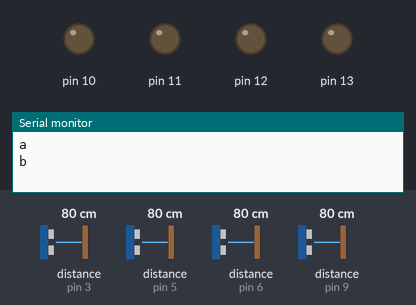
This sketch was run on a simulated Arduino Uno, built with avr-gcc and run on an emulated ATmega328P. On the bench: output pins drawn as LEDs (lit = HIGH), the last lines printed to the serial monitor. Wiring (inferred from the names in the program): 4 × ultrasonic range finder: trigger pin 2, echo pin 6 / trigger pin 4, echo pin 5 / trigger pin 7, echo pin 3 / trigger pin 8, echo pin 9. The test bench sets the inputs (shaded band); at power-on: distance to the obstacle (sensors on pin 3, pin 5, pin 6, pin 9) 80 cm. The echo pulse lasts 58.3 µs per cm; pins used as bus, display or sensor lines are not drawn.

Above: at 0.1 s.
At 1.3 s:
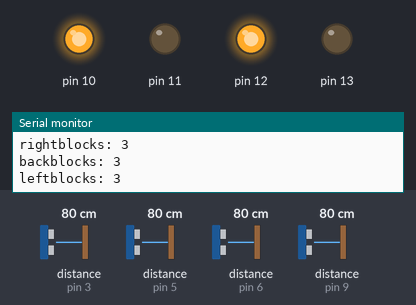
1.4 s: distance to the obstacle (sensor on pin 3) set to 2 cm
4.4 s: distance to the obstacle (sensor on pin 5) set to 9 cm
7.4 s: distance to the obstacle (sensor on pin 6) set to 250 cm
10.4 s: distance to the obstacle (sensor on pin 9) set to 2 cm
13.4 s: distance to the obstacle (sensor on pin 3) set to 18 cm
Timing chart, 0 to 16.4 s (numbered marks = the images above; inputs shaded):
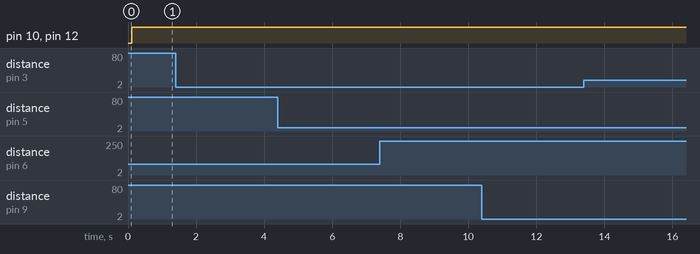

The sketch:

sketch_oct17a.ino
```cpp
#define fthold 5     // Threshold value in front direction
#define rthold 2     // Threshold value in right direction
#define lthold 2     // Threshold vlaue in left direction
#define bthold 5     // Threshold vlaue in back direction

const int trigPinf = 7;
const int echoPinf = 3;

// Right US sensor.
const int trigPinr = 4;
const int echoPinr = 5;

 // Left US sensor.
const int trigPinl =  8;
const int echoPinl =  9;

 // Back US sensor.
const int trigPinb =  2;
const int echoPinb =  6;


int kar=0;int kar1=0;int kar2 = 0;int x=0;int final;int count=0;int present_count=0; int current_row; int current_column; int current_dir;int step_count = 0;
int **arr;
int link[50];
float fdist;    float rdist;    float ldist;  float bdist;      // front, right, and left distances.
float fdur[5];  float rdur[5];  float ldur[5];  float bdur[5];    // Arrays which store the values of five durations... We will take only the median value(afer sorting) with error bearing capacity of 40%.


int fblocks;int rblocks;int lblocks;int bblocks;


float middleval(float mid[])
{
   for(kar2=0;kar2<4;kar2++)
    {
        for(kar1=0;kar1<4;kar1++)
        {
            if(mid[kar1]>mid[kar1+1])
            {
                int temp = mid[kar1];
                mid[kar1] = mid[kar1+1];
                mid[kar1+1] = temp;
            }
        }
    }
  return mid[2]; // Median value.
}


float frontdist()
{
 float gapf;float ticktockf;

 digitalWrite(trigPinf,LOW);
 delayMicroseconds(2);
 digitalWrite(trigPinf,HIGH);
 delayMicroseconds(10);
 digitalWrite(trigPinf,LOW);

ticktockf = pulseIn(echoPinf,HIGH);    // in one cm there are 29 microseconds.
 gapf = ticktockf*0.0344/2;

 return gapf;
}
// Returns the distance the wall to its right side
 float rightdist()
 {
   float gapr;float ticktockr;
   digitalWrite(trigPinr,LOW);
   delayMicroseconds(2);
   digitalWrite(trigPinr,HIGH);
   delayMicroseconds(10);
   digitalWrite(trigPinr,LOW);

   ticktockr = pulseIn(echoPinr,HIGH);
   gapr = ticktockr*0.0344/2;

   return gapr;
 }

// Returns the distance of the wall to its left side
float leftdist()
 {
   float gapl;float ticktockl;

   digitalWrite(trigPinl,LOW);
   delayMicroseconds(2);
   digitalWrite(trigPinl,HIGH);
   delayMicroseconds(10);
   digitalWrite(trigPinl,LOW);

   ticktockl = pulseIn(echoPinl,HIGH);
   gapl = ticktockl*0.0334/2;
   return gapl;
 }
// Returns the distance the wall to its back side
 float backdist()
 {
   float gapb;float ticktockb;
   digitalWrite(trigPinb,LOW);
   delayMicroseconds(2);
   digitalWrite(trigPinb,HIGH);
   delayMicroseconds(10);
   digitalWrite(trigPinb,LOW);

   ticktockb = pulseIn(echoPinb,HIGH);
   gapb = ticktockb*0.0344/2;

   return gapb;
 }

void check(int row, int column, int dir){
  int remainder;
  int y = x;
  for(kar2 = 0; kar2<dir; kar2++){
    remainder = y%10;
    y = y/10;
    y = 1000*remainder + y;
  }

  if(y == arr[row][column]){
    link[present_count] = row*1000+column*10+dir;
    present_count++;
  }

return;

}

void find_blocks(){

  for(kar2=0;kar2<=4;kar2++)
  {
    fdur[kar2] = frontdist();
    rdur[kar2] = rightdist();
    bdur[kar2] = backdist();
    ldur[kar2] = leftdist();
  }
  fdist = middleval(fdur);
  rdist = middleval(rdur);
  bdist = middleval(bdur);
  ldist = middleval(ldur);

  fblocks = round((fdist - fthold)/25.0);
  rblocks = round((rdist - rthold)/25.0);
  bblocks = round((bdist - bthold)/25.0);
  lblocks = round((ldist - lthold)/25.0);

  Serial.print("frontblocks: ");
  Serial.println(fblocks);
  Serial.print("rightblocks: ");
  Serial.println(rblocks);
  Serial.print("backblocks: ");
  Serial.println(bblocks);
  Serial.print("leftblocks: ");
  Serial.println(lblocks);

  x = 1000*fblocks+100*rblocks+10*bblocks+1*lblocks;

  return;
}

void fill(int row, int column, int a, int b, int c, int d){
  arr[row][column] = 1000*a+100*b+10*c+1*d;

  if(1000*a+100*b+10*c+1*d == x){
    link[count] = row*1000+column*10+1;
    count++;
  }

  else if(1000*b+100*c+10*d+1*a == x){
    link[count] = row*1000+column*10+2;
    count++;
  }

  else if(1000*c+100*d+10*a+1*b == x){
    link[count] = row*1000+column*10+3;
    count++;
  }

  else if(1000*d+100*a+10*b+1*c == x){
    link[count] = row*1000+column*10+4;
    count++;
  }

  return;
}


void go(int dir){
  if(dir==0){
      digitalWrite(10,HIGH);
      digitalWrite(11,LOW);
      digitalWrite(12,HIGH);
      digitalWrite(13,LOW);
      //delay(1000);
  }
  if(dir==1){
      digitalWrite(10,LOW);
      digitalWrite(11,LOW);
      digitalWrite(12,HIGH);
      digitalWrite(13,LOW);
      //delay(1000);

      digitalWrite(10,HIGH);
      digitalWrite(11,LOW);
      digitalWrite(12,HIGH);
      digitalWrite(13,LOW);
      //delay(1000);
  }
  if(dir==2){
      digitalWrite(10,LOW);
      digitalWrite(11,LOW);
      digitalWrite(12,HIGH);
      digitalWrite(13,LOW);
      //delay(2000);

      digitalWrite(10,HIGH);
      digitalWrite(11,LOW);
      digitalWrite(12,HIGH);
      digitalWrite(13,LOW);
      //delay(1000);
  }
  if(dir==3){
      digitalWrite(10,HIGH);
      digitalWrite(11,LOW);
      digitalWrite(12,LOW);
      digitalWrite(13,LOW);
      //delay(1000);

      digitalWrite(10,HIGH);
      digitalWrite(11,LOW);
      digitalWrite(12,HIGH);
      digitalWrite(13,LOW);
      //delay(1000);
  }
}

void setup(){

  pinMode(trigPinf,OUTPUT);
  pinMode(echoPinf,INPUT);
  pinMode(trigPinr,OUTPUT);
  pinMode(echoPinr,INPUT);
  pinMode(trigPinl,OUTPUT);
  pinMode(echoPinl,INPUT);
  pinMode(trigPinb,OUTPUT);
  pinMode(echoPinb,INPUT);
  pinMode(10,OUTPUT);
  pinMode(11,OUTPUT);
  pinMode(12,OUTPUT);
  pinMode(13,OUTPUT);

  Serial.begin(9600);
  Serial.print("a\n");

  arr = (int **)malloc(15 * sizeof(int * ));
  for (kar=0; kar<15; kar++) {
      arr[kar] = (int *)malloc(15 * sizeof(int ));
  }

  Serial.print("b\n");
  find_blocks();
  fill(0,0,0,0,1,0);fill(0,1,0,1,0,0);fill(0,2,0,5,0,1);fill(0,3,0,4,0,2);fill(0,4,0,3,0,3);fill(0,5,0,2,0,4);fill(0,6,0,1,1,5);fill(0,7,0,0,3,6);fill(0,8,0,0,2,0);fill(0,9,0,4,4,0);fill(0,10,0,3,1,1);fill(0,11,0,2,0,2);fill(0,12,0,1,0,3);fill(0,13,0,0,1,4);fill(0,14,0,0,5,0);fill(1,0,1,1,0,0); fill(1,1,0,0,2,1); fill (1,2,0,4,1,0); fill(1,3,0,3,0,1); fill(1,4,0,2,0,2); fill(1,5,0,1,0,3); fill(1,6,1,0,0,4); fill(1,7,1,1,2,0) ;fill(1,8,1,0,1,1); fill(1,9,1,0,3,0); fill(1,10,1,1,0,0); fill(1,11,0,0,1,1); fill(1,12,0,1,1,0); fill(1,13,1,0,0,1); fill(1,14,1,0,4,0); fill(2,0,0,0,5,0); fill(2,1,1,0,1,0); fill(2,2,1,1,0,0); fill(2,3,0,0,2,1); fill(2,4,0,2,0,0); fill(2,5,0,1,0,1); fill(2,6,0,0,3,2); fill(2,7,2,0,1,0); fill(2,8,2,1,0,0); fill(2,9,2,0,2,1); fill(2,10,0,1,2,0); fill(2,11,1,0,0,1); fill(2,12,1,2,0,0); fill(2,13,0,1,0,1); fill(2,14,2,0,3,2); fill(3,0,1,0,4,0); fill(3,1,2,4,0,0); fill(3,2,0,3,2,1); fill(3,3,1,2,1,2); fill(3,4,0,1,0,3); fill(3,5,0,0,2,4); fill(3,6,1,0,2,0); fill(3,7,3,1,0,0); fill(3,8,0,0,1,1); fill(3,9,3,4,1,0); fill(3,10,1,3,1,1); fill(3,11,0,2,0,2); fill(3,12,0,1,1,3); fill(3,13,0,0,0,4); fill(3,14,3,8,2,0); fill(4,0,2,1,3,0); fill(4,1,0,0,1,1); fill(4,2,1,0,1,0); fill(4,3,2,1,0,0); fill(4,4,0,0,0,1); fill(4,5,1,0,1,0); fill(4,6,2,2,1,0); fill(4,7,0,1,0,1); fill(4,8,1,0,0,2); fill(4,9,4,0,0,0); fill(4,10,2,1,0,0); fill(4,11,0,0,1,1); fill(4,12,1,2,0,0); fill(4,13,0,1,0,1); fill(4,14,4,0,1,2); fill(5,0,3,0,2,0); fill(5,1,1,0,0,0); fill(5,2,2,1,0,0); fill(5,3,0,0,1,1); fill(5,4,0,4,1,0); fill(5,5,2,3,0,1); fill(5,6,3,2,0,2); fill(5,7,0,1,2,3); fill(5,8,0,0,1,4); fill(5,9,0,1,1,0); fill(5,10,0,0,2,1); fill(5,11,1,2,0,0); fill(5,12,0,1,0,1); fill(5,13,0,0,1,2); fill(5,14,5,0,0,0); fill(6,0,4,2,1,0); fill(6,1,0,1,0,1); fill(6,2,0,0,1,2); fill(6,3,1,2,0,0); fill(6,4,1,1,0,1); fill(6,5,0,0,1,2); fill(6,6,0,1,2,0); fill(6,7,1,0,1,1); fill(6,8,1,1,0,0); fill(6,9,1,0,0,1); fill(6,10,1,0,1,0); fill(6,11,0,1,2,0); fill(6,12,0,0,1,1); fill(6,13,1,1,0,0); fill(6,14,0,0,4,1); fill(7,0,5,0,0,0); fill(7,1,0,4,1,0); fill(7,2,1,3,0,1); fill(7,3,0,2,5,2); fill(7,4,0,1,0,3); fill(7,5,1,0,0,4); fill(7,6,1,0,1,0); fill(7,7,2,3,0,0); fill(7,8,0,2,0,1); fill(7,9,0,1,1,2); fill(7,10,2,0,0,3); fill(7,11,1,0,1,0); fill(7,12,1,1,0,0); fill(7,13,0,0,1,1); fill(7,14,1,0,3,0); fill(8,0,0,1,6,0); fill(8,1,1,0,0,1); fill(8,2,0,0,3,0); fill(8,3,1,0,4,0); fill(8,4,0,2,5,0); fill(8,5,0,1,4,1); fill(8,6,2,0,0,2); fill(8,7,0,0,1,0); fill(8,8,0,3,1,0); fill(8,9,1,2,0,1); fill(8,10,0,1,1,2); fill(8,11,2,0,0,3); fill(8,12,0,0,4,0); fill(8,13,1,1,0,0); fill(8,14,2,0,2,1); fill(9,0,1,0,5,0); fill(9,1,0,2,0,0); fill(9,2,1,1,2,1); fill(9,3,2,0,3,2); fill(9,4,1,0,4,0); fill(9,5,1,4,3,0); fill(9,6,0,3,0,1); fill(9,7,1,2,0,2); fill(9,8,1,1,0,3); fill(9,9,0,0,1,4); fill(9,10,1,1,0,0); fill(9,11,0,0,3,1); fill(9,12,1,1,3,0); fill(9,13,0,0,0,1); fill(9,14,3,8,1,0); fill(10,0,2,2,4,0); fill(10,1,0,1,0,1); fill(10,2,2,0,1,2); fill(10,3,3,0,2,0); fill(10,4,2,1,3,0); fill(10,5,2,0,2,1); fill(10,6,0,2,3,0); fill(10,7,0,1,0,1); fill(10,8,0,0,1,2); fill(10,9,1,1,0,0); fill(10,10,0,0,1,1); fill(10,11,1,0,2,0); fill(10,12,2,0,2,0); fill(10,13,0,1,1,0); fill(10,14,4,0,0,1); fill(11,0,3,0,3,0); fill(11,1,0,1,3,0); fill(11,2,3,0,0,1); fill(11,3,4,1,1,0); fill(11,4,3,0,2,1); fill(11,5,3,1,1,0); fill(11,6,1,0,2,1); fill(11,7,0,3,3,0); fill(11,8,1,2,0,1); fill(11,9,0,1,0,2); fill(11,10,1,0,0,3); fill(11,11,2,0,1,0); fill(11,12,3,1,1,0); fill(11,13,1,0,0,1); fill(11,14,0,0,3,0); fill(12,0,4,1,2,0); fill(12,1,1,0,2,1); fill(12,2,0,1,2,0); fill(12,3,5,0,0,1); fill(12,4,4,0,1,0); fill(12,5,4,0,0,0); fill(12,6,2,0,1,0); fill(12,7,1,0,2,0); fill(12,8,0,1,2,0); fill(12,9,0,0,8,1); fill(12,10,0,1,2,0); fill(12,11,3,0,0,1); fill(12,12,4,1,0,0); fill(12,13,0,0,2,1); fill(12,14,1,0,2,0); fill(13,0,5,0,1,0); fill(13,1,2,0,1,0); fill(13,2,1,1,1,0); fill(13,3,0,0,8,1); fill(13,4,5,2,0,0); fill(13,5,0,1,0,1); fill(13,6,3,0,0,2); fill(13,7,2,0,1,0); fill(13,8,1,0,1,0); fill(13,9,1,0,8,0); fill(13,10,1,0,1,0); fill(13,11,0,1,1,0); fill(13,12,0,0,1,1); fill(13,13,1,0,1,0); fill(13,14,2,0,1,0); fill(14,0,6,0,0,0); fill(14,1,3,1,0,0); fill(14,2,2,0,0,1); fill(14,3,1,5,8,0); fill(14,4,0,4,0,1); fill(14,5,0,3,0,2); fill(14,6,0,2,0,3); fill(14,7,3,1,0,4); fill(14,8,2,0,0,5); fill(14,9,2,1,8,0); fill(14,10,2,0,0,1); fill(14,11,1,0,0,0); fill(14,12,1,2,0,0); fill(14,13,2,1,0,1); fill(14,14,3,0,0,2);

}


void loop(){
  if(count!=1){
    Serial.print("count is ");
    Serial.println(count);
    if(fblocks>0 && fblocks<8){
      current_dir = 0;
    }
    else if(rblocks>0 && rblocks<8){
      current_dir = 1;
    }
    else if(bblocks>0 && bblocks<8){
      current_dir = 2;
    }
    else if(lblocks>0 && lblocks<8){
      current_dir = 3;
    }
    go(current_dir);

    find_blocks();

    for(kar =0 ; kar<count;kar++){
      current_dir = (current_dir+link[kar]%10)% 4;
      current_column = (link[kar]/10)%100 - ((current_dir)%2)*(current_dir-2);
      current_row  = (link[kar]/1000)%100 + ((current_dir+1))%2*(current_dir-1);
      check(current_row,current_column,current_dir);
    }

    count = present_count;
    present_count =0;
  }

  else{
    current_dir = (link[0]%10)%4;
    current_column = (link[0]/10)%100;
    current_row  = (link[0]/1000)%100;
    arr[current_row][current_column] += 100000;
    int i = abs(8-current_row)+abs(6-current_column);
    int min = 100;
    int min_dir;
    int k = arr[current_row][current_column] ;
    int d = k%10;
    int c = (k/10)%10;
    int b = (k/100)%10;
    int a = (k/1000)%10;
    while(i!=0){
      if(a>0 && a<8){
        if(arr[current_row][current_column-1]/100000==0 && min>abs(8-current_row)+abs(7-current_column)){
          min = abs(8-current_row)+abs(7-current_column);min_dir = 0;
        }
      }
      if(b>0 && b<8){
        if(arr[current_row+1][current_column]/100000==0 && min>abs(7-current_row)+abs(6-current_column)){
          min = abs(7-current_row)+abs(6-current_column);min_dir = 1;
        }
      }
      if(c>0 && c<8){
        if(arr[current_row][current_column+1]/100000==0 && min>abs(8-current_row)+abs(5-current_column)){
          min = abs(8-current_row)+abs(5-current_column);min_dir = 2;
        }
      }
      if(d>0 && d<8){
        if(arr[current_row-1][current_column]/100000==0 && min>abs(9-current_row)+abs(6-current_column)){
          min = abs(9-current_row)+abs(6-current_column);min_dir = 3;
        }
      }
      current_row = current_row - (min_dir%2)*(min_dir-2);
      current_column = current_column - (min_dir%2-1)*(min_dir-1);
      i = min;
      min = 100;
      arr[current_row][current_column] += 100000;
      k = arr[current_row][current_column] ;
      d = k%10;
      c = (k/10)%10;
      b = (k/100)%10;
      a = (k/1000)%10;
      link[step_count] = min_dir;
      step_count++;
    }
    Serial.print("Step_Count is ");
    Serial.println(step_count);
    int y = 0;
    while(y!=step_count){
      current_dir = (link[y] - current_dir +4)%4;
      Serial.println("current_dir is ");
      Serial.println(current_dir);
      go(current_dir);
      y++;
    }
    delay(30000);
  }
}
```
